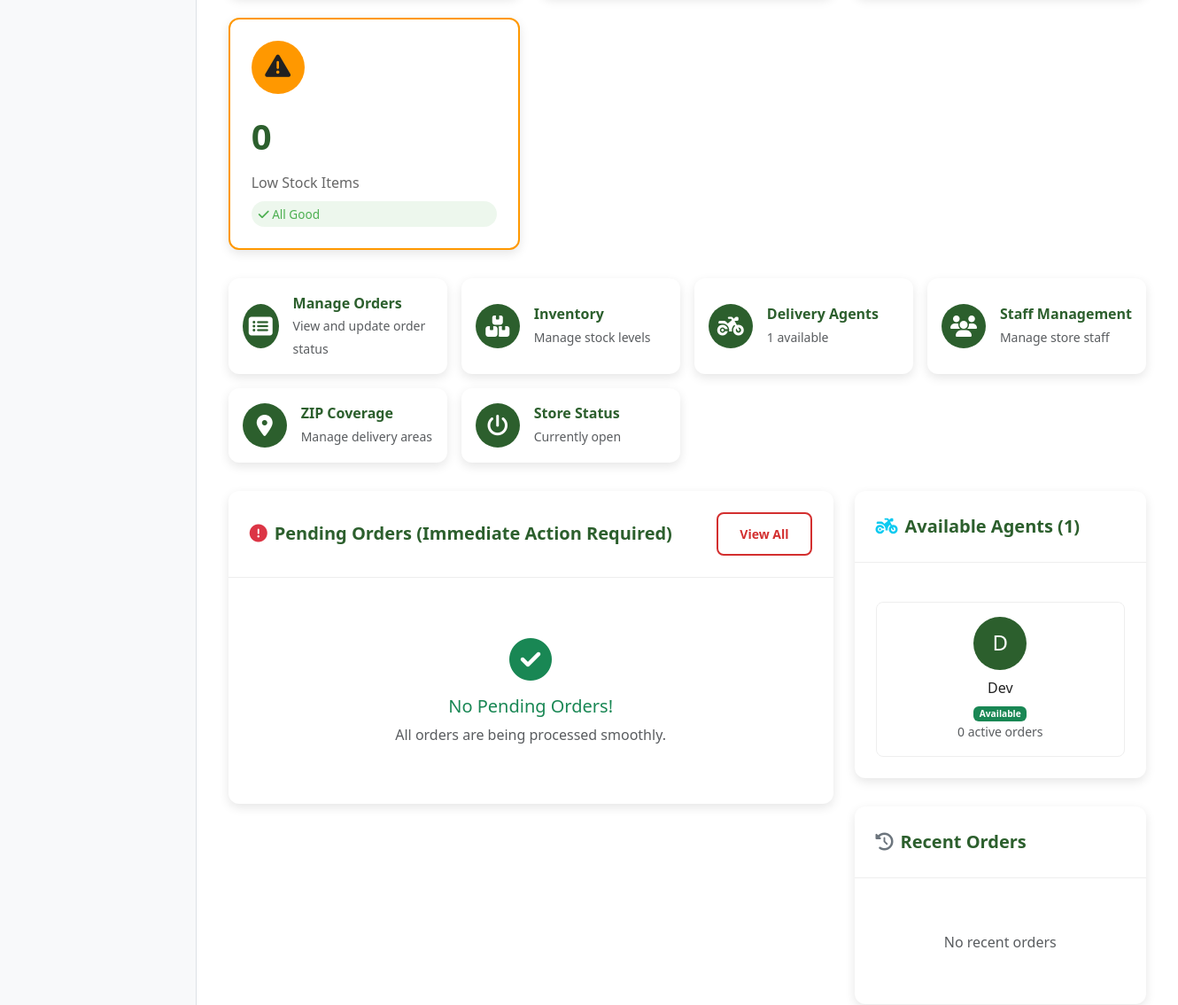
Before: /stores/dashboard/ (signed in, middle part) with the older database file.
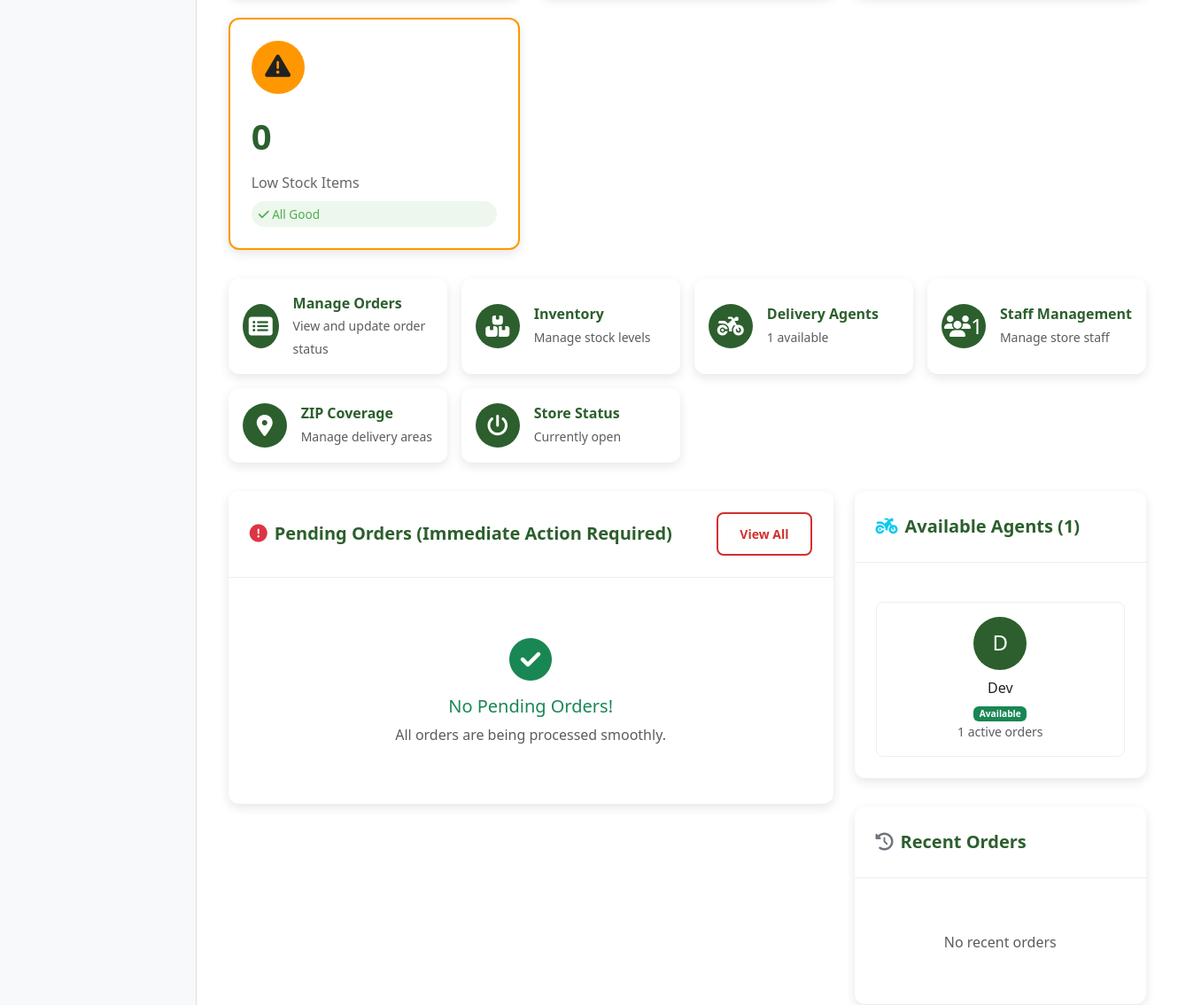
After: the same page with the newer database file.
### delivery/models.py (models this page shows, shortened)
class DeliveryAgent(TimeStampedModel):
    AGENT_STATUS = [
        ('active', 'Active'),
        ('inactive', 'Inactive'),
        ('on_break', 'On Break'),
        ('busy', 'Busy'),
        ('offline', 'Offline'),
    ]
    VEHICLE_TYPES = [
        ('bicycle', 'Bicycle'),
        ('scooter', 'Scooter'),
        ('motorcycle', 'Motorcycle'),
        ('car', 'Car'),
        ('van', 'Van'),
    ]
    user = models.OneToOneField(User, on_delete=models.CASCADE, related_name='delivery_agent_profile')
    store = models.ForeignKey(Store, on_delete=models.CASCADE, related_name='delivery_agents')
    agent_id = models.CharField(max_length=20, unique=True)
    phone_number = models.CharField(max_length=15)
    emergency_contact = models.CharField(max_length=15, blank=True, null=True)
    vehicle_type = models.CharField(max_length=15, choices=VEHICLE_TYPES, default='scooter')
    vehicle_number = models.CharField(max_length=20)
    license_number = models.CharField(max_length=50)
    license_image = models.ImageField(upload_to='delivery_agents/licenses/', blank=True, null=True)
    vehicle_registration = models.ImageField(upload_to='delivery_agents/vehicles/', blank=True, null=True)
    profile_photo = models.ImageField(upload_to='delivery_agents/photos/', blank=True, null=True)
    status = models.CharField(max_length=10, choices=AGENT_STATUS, default='inactive')
    is_available = models.BooleanField(default=False)
    max_concurrent_orders = models.PositiveIntegerField(default=3)
    current_latitude = models.DecimalField(max_digits=10, decimal_places=7, blank=True, null=True)
    current_longitude = models.DecimalField(max_digits=10, decimal_places=7, blank=True, null=True)
    last_location_update = models.DateTimeField(blank=True, null=True)
    total_deliveries = models.PositiveIntegerField(default=0)
    successful_deliveries = models.PositiveIntegerField(default=0)
    average_rating = models.DecimalField(max_digits=3, decimal_places=2, default=Decimal('0.00'))
    @property
    def current_orders_count(self):
        return self.assigned_orders.filter(
            order__status__in=['out_for_delivery']
        ).count()
    class Meta:
        unique_together = ['store', 'agent_id']

### accounts/models.py (models this page shows, shortened)
class User(AbstractUser):
    USER_TYPES = [
        ('customer', 'Customer'),
        ('store_owner', 'Store Owner'),
        ('store_staff', 'Store Staff'),
        ('delivery_agent', 'Delivery Agent'),
        ('admin', 'Admin'),
    ]
    user_type = models.CharField(max_length=20, choices=USER_TYPES, default='customer')
    phone_number = models.CharField(max_length=15, blank=True, null=True)
    email_verified = models.BooleanField(default=False)
    phone_verified = models.BooleanField(default=False)
    created_at = models.DateTimeField(auto_now_add=True)
    updated_at = models.DateTimeField(auto_now=True)

### stores/views.py (the view)
# urls.py: path('dashboard/', views.StoreDashboardView.as_view(), name='dashboard'),
class StoreDashboardView(StoreRequiredMixin, TemplateView):
    template_name = 'stores/dashboard_enhanced.html'
    def get_context_data(self, **kwargs):
        context = super().get_context_data(**kwargs)
        user_stores = Store.objects.filter(owner=self.request.user)
        if user_stores.exists():
            store = user_stores.first()
            context['store'] = store
            context['total_products'] = StoreProduct.objects.filter(store=store).count()
            context['active_products'] = StoreProduct.objects.filter(
                store=store,
                is_available=True
            ).count()
            try:
                from orders.models import Order
                pending_orders = Order.objects.filter(
                    delivery_agent__isnull=True,
                    status='pending'
                ).select_related('user')[:5]
                context['pending_orders'] = pending_orders
                context['pending_orders_count'] = Order.objects.filter(status='pending').count()
            except:
                context['pending_orders'] = []
                context['pending_orders_count'] = 0
            served_zip_areas = store.zip_coverages.filter(is_active=True).values_list('zip_area', flat=True)
            agents_qs = DeliveryAgent.objects.filter(
                Q(store=store) | Q(zip_coverages__zip_area__in=served_zip_areas, zip_coverages__is_active=True),
                is_available=True
            ).distinct()
            if store.status != 'open':
                pending_orders = []
                pending_orders_count = 0
                available_agents_count = 0
            else:
                pending_orders = context.get('pending_orders', [])
                pending_orders_count = context.get('pending_orders_count', 0)
                available_agents_count = agents_qs.count()
            context['stats'] = {
                'pending_orders': pending_orders_count,
                'low_stock_count': StoreProduct.objects.filter(
                    store=store,
                    stock_quantity__lt=10
                ).count(),
                'available_agents': available_agents_count,
                'staff_count': StoreStaff.objects.filter(store=store, is_active=True).count(),
            }
            context['store_status'] = store.status
            context['is_store_open'] = store.is_open
            context['available_agents_qs'] = agents_qs if store.status == 'open' else DeliveryAgent.objects.none()
            context['available_agents'] = list(agents_qs) if store.status == 'open' else []
        return context

### accounts/models.py (called while the page is built)
    @classmethod
    def get_active_banners(cls, location=None):
        now = timezone.now()
        queryset = cls.objects.filter(
            is_active=True,
            valid_from__lte=now,
            valid_until__gte=now
        ).order_by('display_order', '-created_at')
        if location:
            queryset = queryset.filter(display_location=location)
        return queryset

### core/banner_context.py (called while the page is built)
def promotional_banners(request):
    return {
        'home_top_banners': PromotionalBanner.get_active_banners('home_top'),
        'home_middle_banners': PromotionalBanner.get_active_banners('home_middle'),
        'home_bottom_banners': PromotionalBanner.get_active_banners('home_bottom'),
        'loyalty_banners': PromotionalBanner.get_active_banners('loyalty_dashboard'),
        'checkout_banners': PromotionalBanner.get_active_banners('checkout'),
    }

### core/context_processors.py (called while the page is built, shortened)
def admin_context(request):
    context = {}
    return context

### templates/stores/dashboard_enhanced.html (shortened to what the changed rows need)
{% extends 'stores/base.html' %}
{% load static %}
{% block store_content %}
<div class="container-fluid py-3">
    <div class="quick-actions">
        <a href="{% url 'stores:staff_list' %}" class="quick-action">
            <div class="action-icon">
                <i class="fas fa-users"></i>
                {% if stats.staff_count %}
                    <span class="info-badge">{{ stats.staff_count }}</span>
                {% endif %}
            </div>
        </a>
    </div>
    <div class="row">
        <div class="col-lg-4">
            <div class="section-card">
                <div class="section-body">
                    {% if available_agents %}
                        <div class="agent-list">
                            {% for agent in available_agents %}
                            <div class="agent-card">
                                <div class="agent-avatar">
                                    {{ agent.user.first_name|slice:":1" }}{{ agent.user.last_name|slice:":1" }}
                                </div>
                                <div class="agent-name">{{ agent.user.get_full_name }}</div>
                                <div class="agent-status">
                                    <span class="badge bg-success">Available</span>
                                </div>
                                <small class="text-muted d-block">{{ agent.current_orders_count }} active orders</small>
                            </div>
                            {% endfor %}
                        </div>
                    {% else %}
                        <div class="text-center py-3">
                            <i class="fas fa-motorcycle text-muted" style="font-size: 2rem;"></i>
                            <p class="mt-2 text-muted">No agents available</p>
                        </div>
                    {% endif %}
                </div>
            </div>
        </div>
    </div>
</div>
{% endblock %}

Changed rows visible on the page:
changed DeliveryAgent "Dev": current_orders_count "0" → "1"
Other visible differences:
{{ stats.staff_count }}: (not shown) → "1"
